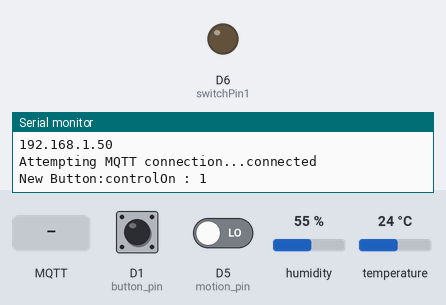
Simulated run of this sketch. Board: ESP8266 (NodeMCU). On the bench: output pins drawn as LEDs (lit = HIGH), the last lines printed to the serial monitor. The inputs (shaded band) are chosen by the test bench; at power-on: D1 (button_pin) LOW, D5 (motion_pin) LOW, humidity 55 %, temperature 24 °C. WiFi joins after 1.5 s; servers stay silent unless stated; no MQTT or app messages arrive unless stated.

Above: at 2.7 s.
2.8 s: MQTT message "1" arrives on the first subscribed topic
At 3.5 s:
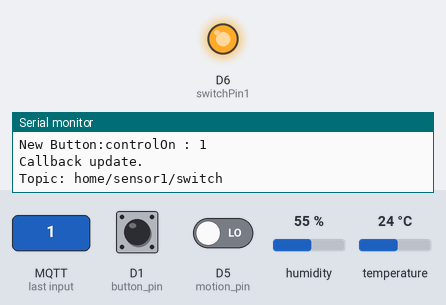
6.5 s: MQTT message "0" arrives on the first subscribed topic
At 7.5 s:
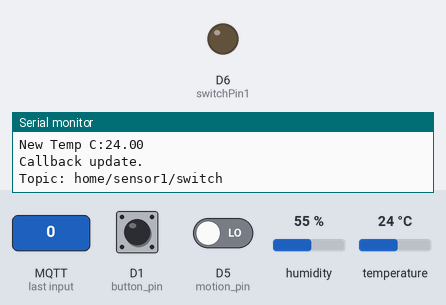
Timing chart, 0 to 9.5 s (numbered marks = the images above; inputs shaded):
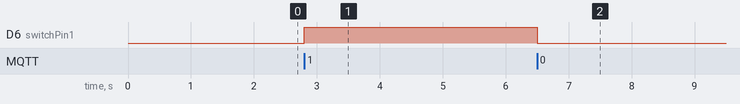

Measured:
- after the input at 2.8 s, D6 (switchPin1): LOW → HIGH at once
- after the input at 6.5 s, D6 (switchPin1): HIGH → LOW at once

The sketch:

PIR_DHT_Switch.ino
```cpp
/*
HomeAssistant:
Switch:
  - platform: mqtt
    name: "Sensor 1"
    icon: mdi:lightbulb
    state_topic: "/home/sensor1/switch/set"
    command_topic: "/home/sensor1/switch"
    qos: 0
    payload_on: "1"
    payload_off: "0"
    retain: true
Binary PIR Sensor:
  - platform: mqtt
    state_topic: "home/sensor1/motion"
    name: "Sensor 1 PIR"
    payload_on: "on"
    payload_off: "off"
    device_class: motion
Sensor:
  - platform: mqtt
    state_topic: "home/sensor1/temp"
    name: "Sensor 1 Temperature"
    unit_of_measurement: "°C"
    device_class: temperature
  - platform: mqtt
    state_topic: "home/sensor1/humidity"
    name: "Sensor 1 Humidity"
    unit_of_measurement: "%"
    device_class: humidity
  - platform: mqtt
    state_topic: "berg/sensor1/button"
    name: "Button 1"

*/

#include <ESP8266WiFi.h>
#include <PubSubClient.h>
#include <DHT.h>
#include <Adafruit_Sensor.h>

void callback(char* topic, byte* payload, unsigned int length);

#define wifi_ssid "your_ssid"
#define wifi_password "wifi_password"

#define MQTT_SERVER "192.168.0.xxx"  //your MQTT IP Address
#define mqtt_user "mqtt_user"
#define mqtt_password "mqtt_password"
#define mqtt_port 1883
#define ESP8266Client "ESP8266Client1" //remember to change this for every sensor

#define motion_topic "home/sensor1/motion"
#define button_topic "home/sensor1/button"
#define humidity_topic "home/sensor1/humidity"
#define temp_topic "home/sensor1/temp"

#define motion_pin D5
#define button_pin D1

#define dht_type DHT22
#define dht_pin D7

const int switchPin1 = D6;

char const* switchTopic1 = "home/sensor1/switch";
char const* switchconfirmTopic1 = "home/sensor1/switch/set";

int motionState = 0;
int buttonState = 2;
int buttonCount = 0;

DHT dht(dht_pin, dht_type, 11); // 11 works fine for ESP8266

float humidity, temp_f;  // Values read from sensor
unsigned long previousMillis = 0;        // will store last temp was read
const long interval = 5000;              // interval at which to read sensor in seconds


WiFiClient wifiClient;
PubSubClient client(MQTT_SERVER, mqtt_port, callback, wifiClient);

void setup() {
  Serial.begin(115200);
  dht.begin();           // initialize temperature sensor
  setup_wifi();          // connect to wifi

  //pinMode(0, OUTPUT);
  pinMode(motion_pin, INPUT);
  pinMode(button_pin, INPUT);
  pinMode(switchPin1, OUTPUT); // Relay Switch 1
  digitalWrite(switchPin1, LOW);
}

void setup_wifi() {
  delay(10);
  // We start by connecting to a WiFi network
  Serial.println();
  Serial.print("Connecting to ");
  Serial.println(wifi_ssid);

  WiFi.mode(WIFI_STA);
  WiFi.begin(wifi_ssid, wifi_password);

  while (WiFi.status() != WL_CONNECTED) {
    delay(500);
    Serial.print(".");
  }

  Serial.println("");
  Serial.println("WiFi connected");
  Serial.println("IP address: ");
  Serial.println(WiFi.localIP());
}

void reconnect() {
  // Loop until we're reconnected
  while (!client.connected()) {
    Serial.print("Attempting MQTT connection...");
    // Attempt to connect
    if (client.connect(ESP8266Client, mqtt_user, mqtt_password)) {
      Serial.println("connected");
      client.subscribe(switchTopic1);
    } else {
      Serial.print("failed, rc=");
      Serial.print(client.state());
      Serial.println(" try again in 5 seconds");
      // Wait 5 seconds before retrying
      delay(5000);
    }
  }
}

void loop() {
  if (!client.connected()) {
    reconnect();
  }
  client.loop();
  // Read the sensor
  int currentRead = digitalRead(motion_pin);
  // If motion is detected we don't want to 'spam' the service
  if(currentRead != motionState) {
    motionState = currentRead;
    String message = motionState ? "on" : "off";
    Serial.print("PIR Status:");
    Serial.println(String(message).c_str());
    client.publish(motion_topic, String(message).c_str(), true);
  }
  int currentRead2 = digitalRead(button_pin);
  if(currentRead2 == buttonState && buttonState == 0 && buttonCount < 1) {
    buttonCount = buttonCount + 1;
    String message = "controlOn";
    Serial.print("New Button:");
    Serial.println(String(message + " : " + buttonCount).c_str());
    client.publish(button_topic, String(message).c_str(), true);
  }
  if(currentRead2 != buttonState) {
    buttonState = currentRead2;
    if (buttonCount > 0) {
      buttonCount = 0;
    }
  }

  unsigned long currentMillis = millis();

  if(currentMillis - previousMillis >= interval) {
    previousMillis = currentMillis;
    gettemperature();
    String message = String(humidity);
    Serial.print("New Humidity:");
    Serial.println(String(message).c_str());
    client.publish(humidity_topic, String(message).c_str(), true);

    message = String(temp_f);
    Serial.print("New Temp C:");
    Serial.println(String(message).c_str());
    client.publish(temp_topic, String(message).c_str(), true);
  }
}

void gettemperature() {
  humidity = dht.readHumidity();          // Read humidity (percent)
  temp_f = dht.readTemperature();     // Read temperature as Fahrenheit
  // Check if any reads failed and exit early (to try again).
  if (isnan(humidity) || isnan(temp_f)) {
    Serial.println("Failed to read from DHT sensor!");
    delay(500);
    gettemperature();
    return;
  }
}

void callback(char* topic, byte* payload, unsigned int length) {
  String topicStr = topic;
  Serial.println("Callback update.");
  Serial.print("Topic: ");
  Serial.println(topicStr);

    if (topicStr == switchTopic1)
    {

     if (payload[0] == '1'){
       digitalWrite(switchPin1, HIGH);
       client.publish(switchconfirmTopic1, "1", true);
       }

 else if (payload[0] == '0'){
   digitalWrite(switchPin1, LOW);
   client.publish(switchconfirmTopic1, "0", true);
   }
 }
 }
```
